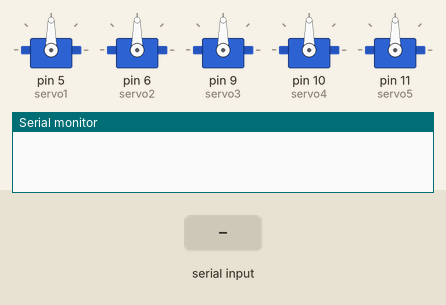
Recording of a sketch running on a simulated Arduino Uno, built with avr-gcc and run on an emulated ATmega328P. Shown: 5 × servo, the last lines printed to the serial monitor. The inputs (shaded band) are chosen by the test bench.

Above: at 1.2 s.
1.3 s: "g" received over Serial
At 1.7 s:
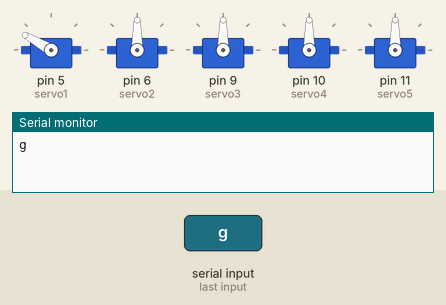
2.8 s: "f" received over Serial
At 4.0 s:
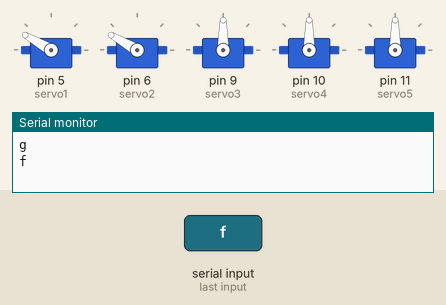
4.3 s: "d" received over Serial
At 5.2 s:
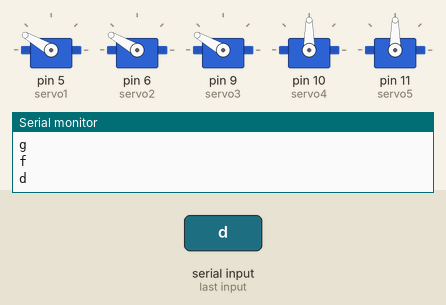
5.8 s: "s" received over Serial
At 6.4 s:
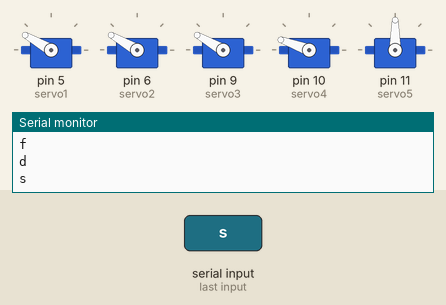
7.3 s: "a" received over Serial
At 8.5 s:
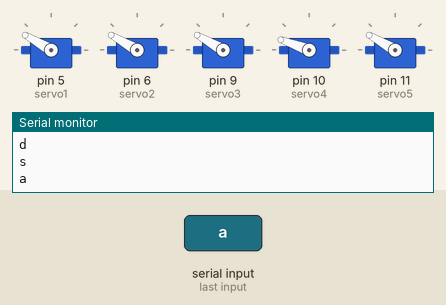
8.8 s: "t" received over Serial
At 9.8 s:
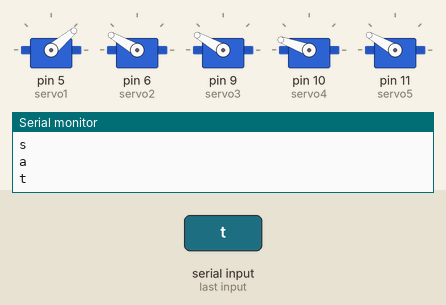
Timing chart, 0 to 11.3 s (numbered marks = the images above; inputs shaded):
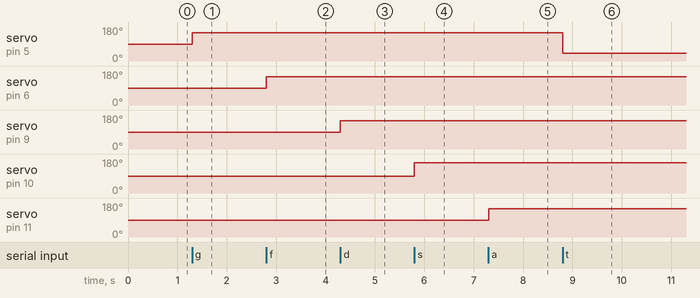

The sketch:

Hand_Control.ino
```cpp
#include <Servo.h>

Servo servo1;
Servo servo2;
Servo servo3;
Servo servo4;
Servo servo5;
void finger1(int pos);
void finger2(int pos);
void finger3(int pos);
void finger4(int pos);
void finger5(int pos);


void setup() {
  servo1.attach(5);
  servo2.attach(6);
  servo3.attach(9);
  servo4.attach(10);
  servo5.attach(11);

  Serial.begin(9600);
  //char inp = 0;
}

void loop() {
  //servo3.write(135);

  while (Serial.available()) {
    char inp = Serial.read();
    Serial.println(inp);

    if (inp == 'g') {
      finger1(1);
    }
    if (inp == 'f') {
      finger2(1);
    }
    if (inp == 'd') {
      finger3(1);
    }
    if (inp == 's') {
      finger4(1);
    }
    if (inp == 'a') {
      finger5(1);
    }

    if (inp == 't') {
      finger1(0);
    }
    if (inp == 'r') {
      finger2(0);
    }
    if (inp == 'e') {
      finger3(0);
    }
    if (inp == 'w') {
      finger4(0);
    }
    if (inp == 'q') {
      finger5(0);
    }
  }
}

void finger1(int pos) {
  if (pos == 0) {
    servo1.write(40);
  }
  else {
    servo1.write(150);
  }
}


void finger2(int pos) {
  if (pos == 0) {
    servo2.write(20);
  }
  else {
    servo2.write(150);
  }
}


void finger3(int pos) {
  if (pos == 0) {
    servo3.write(35);
  }
  else {
    servo3.write(150);
  }
}


void finger4(int pos) {
  if (pos == 0) {
    servo4.write(45);
  }
  else {
    servo4.write(160);
  }
}


void finger5(int pos) {
  if (pos == 0) {
    servo5.write(35);
  }
  else {
    servo5.write(150);
  }
}
```

Measured:
- after the input at 1.3 s, servo on pin 5 (servo1): 90° → 150° at once
- after the input at 2.8 s, servo on pin 6 (servo2): 90° → 150° at once
- after the input at 4.3 s, servo on pin 9 (servo3): 90° → 150° at once
- after the input at 5.8 s, servo on pin 10 (servo4): 90° → 160° at once
- after the input at 7.3 s, servo on pin 11 (servo5): 90° → 150° at once
- after the input at 8.8 s, servo on pin 5 (servo1): 150° → 40° at once
